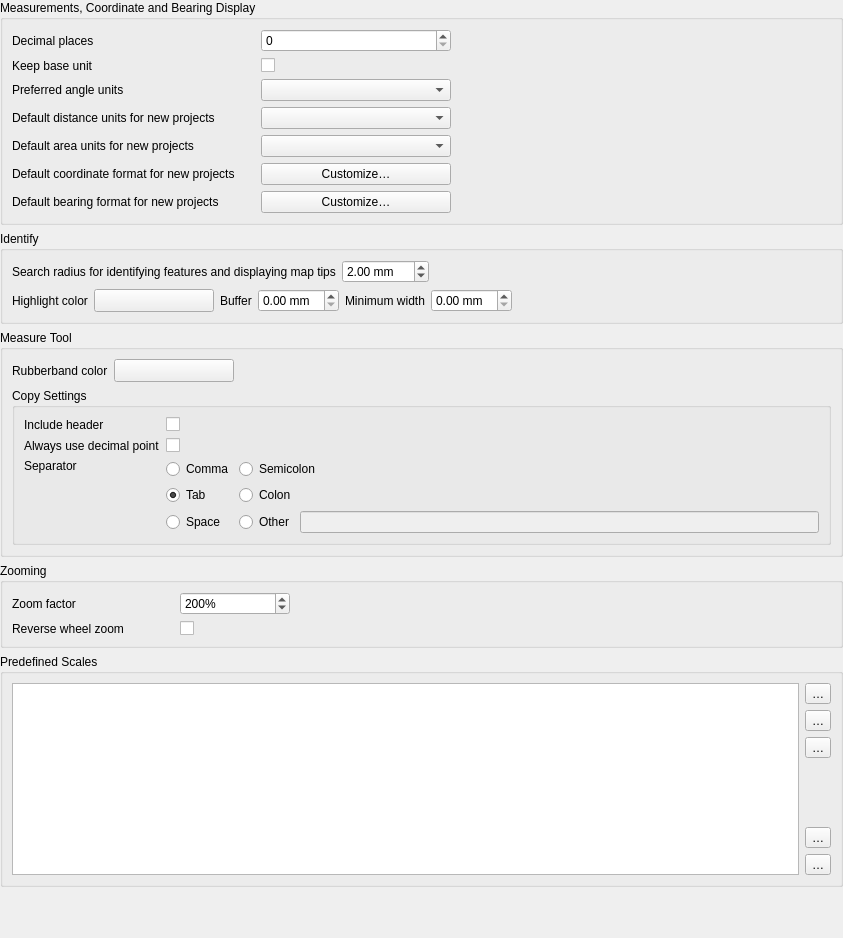
             <widget class="QWidget" name="mOptionsScrollAreaContents_05">
              <property name="geometry">
               <rect>
                <x>0</x>
                <y>0</y>
                <width>843</width>
                <height>938</height>
               </rect>
              </property>
              <layout class="QVBoxLayout" name="verticalLayout_30">
               <property name="leftMargin">
                <number>0</number>
               </property>
               <property name="topMargin">
                <number>0</number>
               </property>
               <property name="rightMargin">
                <number>0</number>
               </property>
               <property name="bottomMargin">
                <number>0</number>
               </property>
               <item>
                <widget class="QgsCollapsibleGroupBox" name="mCoordinateDisplayGroup">
                 <property name="sizePolicy">
                  <sizepolicy hsizetype="Preferred" vsizetype="Maximum">
                   <horstretch>0</horstretch>
                   <verstretch>0</verstretch>
                  </sizepolicy>
                 </property>
                 <property name="title">
                  <string>Measurements, Coordinate and Bearing Display</string>
                 </property>
                 <property name="syncGroup" stdset="0">
                  <string notr="true">projgeneral</string>
                 </property>
                 <layout class="QGridLayout" name="gridLayout_30" columnstretch="0,0,3,6">
                  <item row="4" column="0">
                   <widget class="QLabel" name="textLabel1_11">
                    <property name="text">
                     <string>Default distance units for new projects</string>
                    </property>
                   </widget>
                  </item>
                  <item row="7" column="0">
                   <widget class="QLabel" name="label_72">
                    <property name="text">
                     <string>Default coordinate format for new projects</string>
                    </property>
                   </widget>
                  </item>
                  <item row="7" column="2">
                   <widget class="QPushButton" name="mCustomizeCoordinateFormatButton">
                    <property name="text">
                     <string>Customize…</string>
                    </property>
                   </widget>
                  </item>
                  <item row="4" column="2">
                   <widget class="QComboBox" name="mDistanceUnitsComboBox"/>
                  </item>
                  <item row="0" column="0">
                   <widget class="QLabel" name="label_12">
                    <property name="text">
                     <string>Decimal places</string>
                    </property>
                   </widget>
                  </item>
                  <item row="0" column="2">
                   <widget class="QgsSpinBox" name="mDecimalPlacesSpinBox"/>
                  </item>
                  <item row="5" column="2">
                   <widget class="QComboBox" name="mAreaUnitsComboBox"/>
                  </item>
                  <item row="1" column="0">
                   <widget class="QLabel" name="label_13">
                    <property name="toolTip">
                     <string>If unchecked large numbers will be converted from m. to km. and from ft. to miles</string>
                    </property>
                    <property name="text">
                     <string>Keep base unit</string>
                    </property>
                   </widget>
                  </item>
                  <item row="1" column="2">
                   <widget class="QCheckBox" name="mKeepBaseUnitCheckBox">
                    <property name="text">
                     <string/>
                    </property>
                   </widget>
                  </item>
                  <item row="5" column="0">
                   <widget class="QLabel" name="textLabel1_14">
                    <property name="text">
                     <string>Default area units for new projects</string>
                    </property>
                   </widget>
                  </item>
                  <item row="8" column="0">
                   <widget class="QLabel" name="label_69">
                    <property name="text">
                     <string>Default bearing format for new projects</string>
                    </property>
                   </widget>
                  </item>
                  <item row="8" column="1">
                   <spacer name="horizontalSpacer_11">
                    <property name="orientation">
                     <enum>Qt::Orientation::Horizontal</enum>
                    </property>
                    <property name="sizeType">
                     <enum>QSizePolicy::Policy::Maximum</enum>
                    </property>
                    <property name="sizeHint" stdset="0">
                     <size>
                      <width>20</width>
                      <height>20</height>
                     </size>
                    </property>
                   </spacer>
                  </item>
                  <item row="8" column="2">
                   <widget class="QPushButton" name="mCustomizeBearingFormatButton">
                    <property name="text">
                     <string>Customize…</string>
                    </property>
                   </widget>
                  </item>
                  <item row="8" column="3">
                   <spacer name="horizontalSpacer_10">
                    <property name="orientation">
                     <enum>Qt::Orientation::Horizontal</enum>
                    </property>
                    <property name="sizeHint" stdset="0">
                     <size>
                      <width>40</width>
                      <height>20</height>
                     </size>
                    </property>
                   </spacer>
                  </item>
                  <item row="2" column="0">
                   <widget class="QLabel" name="mAngleUnitsLabel">
                    <property name="toolTip">
                     <string>Specifies the angle unit to use in the current and new projects.</string>
                    </property>
                    <property name="text">
                     <string>Preferred angle units</string>
                    </property>
                   </widget>
                  </item>
                  <item row="2" column="2">
                   <widget class="QComboBox" name="mAngleUnitsComboBox"/>
                  </item>
                 </layout>
                </widget>
               </item>
               <item>
                <widget class="QgsCollapsibleGroupBox" name="mIdentifyGroupBox">
                 <property name="title">
                  <string>Identify</string>
                 </property>
                 <layout class="QVBoxLayout" name="verticalLayout_37">
                  <item>
                   <layout class="QHBoxLayout" name="mIdentifyRadiusHorizontalLayout">
                    <item>
                     <widget class="QLabel" name="textLabel1_3">
                      <property name="text">
                       <string>Search radius for identifying features and displaying map tips</string>
                      </property>
                     </widget>
                    </item>
                    <item>
                     <widget class="QgsDoubleSpinBox" name="spinBoxIdentifyValue">
                      <property name="suffix">
                       <string> mm</string>
                      </property>
                      <property name="maximum">
                       <double>100.000000000000000</double>
                      </property>
                      <property name="singleStep">
                       <double>1.000000000000000</double>
                      </property>
                      <property name="value">
                       <double>2.000000000000000</double>
                      </property>
                     </widget>
                    </item>
                    <item>
                     <spacer name="horizontalSpacer_44">
                      <property name="orientation">
                       <enum>Qt::Orientation::Horizontal</enum>
                      </property>
                      <property name="sizeHint" stdset="0">
                       <size>
                        <width>40</width>
                        <height>20</height>
                       </size>
                      </property>
                     </spacer>
                    </item>
                   </layout>
                  </item>
                  <item>
                   <layout class="QHBoxLayout" name="mIdentifyHighlightHorizontalLayout">
                    <item>
                     <widget class="QLabel" name="mIdentifyHighlighColorLabel">
                      <property name="text">
                       <string>Highlight color</string>
                      </property>
                     </widget>
                    </item>
                    <item>
                     <widget class="QgsColorButton" name="mIdentifyHighlightColorButton">
                      <property name="sizePolicy">
                       <sizepolicy hsizetype="Fixed" vsizetype="Fixed">
                        <horstretch>0</horstretch>
                        <verstretch>0</verstretch>
                       </sizepolicy>
                      </property>
                      <property name="minimumSize">
                       <size>
                        <width>120</width>
                        <height>0</height>
                       </size>
                      </property>
                      <property name="maximumSize">
                       <size>
                        <width>120</width>
                        <height>16777215</height>
                       </size>
                      </property>
                      <property name="toolTip">
                       <string>&lt;html&gt;&lt;head/&gt;&lt;body&gt;&lt;p&gt;The color used to highlight identified feature. The alpha channel is only used for polygons fill, lines and outlines are fully opaque.&lt;/p&gt;&lt;/body&gt;&lt;/html&gt;</string>
                      </property>
                      <property name="text">
                       <string/>
                      </property>
                     </widget>
                    </item>
                    <item>
                     <widget class="QLabel" name="mIdentifyHighlightBufferLabel">
                      <property name="toolTip">
                       <string/>
                      </property>
                      <property name="text">
                       <string>Buffer</string>
                      </property>
                     </widget>
                    </item>
                    <item>
                     <widget class="QgsDoubleSpinBox" name="mIdentifyHighlightBufferSpinBox">
                      <property name="toolTip">
                       <string>Lines / outlines buffer in millimeters.</string>
                      </property>
                      <property name="suffix">
                       <string> mm</string>
                      </property>
                     </widget>
                    </item>
                    <item>
                     <widget class="QLabel" name="mIdentifyHighlightMinWidthLabel">
                      <property name="toolTip">
                       <string/>
                      </property>
                      <property name="text">
                       <string>Minimum width</string>
                      </property>
                     </widget>
                    </item>
                    <item>
                     <widget class="QgsDoubleSpinBox" name="mIdentifyHighlightMinWidthSpinBox">
                      <property name="toolTip">
                       <string>Minimum line / stroke width in millimeters.</string>
                      </property>
                      <property name="suffix">
                       <string> mm</string>
                      </property>
                     </widget>
                    </item>
                    <item>
                     <spacer name="horizontalSpacer_45">
                      <property name="orientation">
                       <enum>Qt::Orientation::Horizontal</enum>
                      </property>
                      <property name="sizeHint" stdset="0">
                       <size>
                        <width>40</width>
                        <height>20</height>
                       </size>
                      </property>
                     </spacer>
                    </item>
                   </layout>
                  </item>
                 </layout>
                </widget>
               </item>
               <item>
                <widget class="QgsCollapsibleGroupBox" name="mMeasureToolGroupBox">
                 <property name="title">
                  <string>Measure Tool</string>
                 </property>
                 <layout class="QGridLayout" name="gridLayout_21">
                  <item row="0" column="2">
                   <spacer name="horizontalSpacer_12">
                    <property name="orientation">
                     <enum>Qt::Orientation::Horizontal</enum>
                    </property>
                    <property name="sizeHint" stdset="0">
                     <size>
                      <width>191</width>
                      <height>20</height>
                     </size>
                    </property>
                   </spacer>
                  </item>
                  <item row="0" column="0">
                   <widget class="QLabel" name="textLabel1_10">
                    <property name="text">
                     <string>Rubberband color</string>
                    </property>
                   </widget>
                  </item>
                  <item row="0" column="1">
                   <widget class="QgsColorButton" name="pbnMeasureColor">
                    <property name="sizePolicy">
                     <sizepolicy hsizetype="Fixed" vsizetype="Fixed">
                      <horstretch>0</horstretch>
                      <verstretch>0</verstretch>
                     </sizepolicy>
                    </property>
                    <property name="minimumSize">
                     <size>
                      <width>120</width>
                      <height>0</height>
                     </size>
                    </property>
                    <property name="maximumSize">
                     <size>
                      <width>120</width>
                      <height>16777215</height>
                     </size>
                    </property>
                    <property name="text">
                     <string/>
                    </property>
                   </widget>
                  </item>
                  <item row="3" column="0" colspan="3">
                   <widget class="QgsCollapsibleGroupBox" name="mMeasureToolCopySettingsGroupBox">
                    <property name="title">
                     <string>Copy Settings</string>
                    </property>
                    <layout class="QGridLayout" name="gridLayout_20">
                     <item row="0" column="0">
                      <widget class="QLabel" name="label_22">
                       <property name="text">
                        <string>Include header</string>
                       </property>
                      </widget>
                     </item>
                     <item row="2" column="0">
                      <widget class="QLabel" name="label_23">
                       <property name="text">
                        <string>Separator</string>
                       </property>
                       <property name="alignment">
                        <set>Qt::AlignmentFlag::AlignLeading|Qt::AlignmentFlag::AlignLeft|Qt::AlignmentFlag::AlignTop</set>
                       </property>
                      </widget>
                     </item>
                     <item row="1" column="1">
                      <widget class="QCheckBox" name="mAlwaysUseDecimalPoint">
                       <property name="text">
                        <string/>
                       </property>
                      </widget>
                     </item>
                     <item row="2" column="1">
                      <layout class="QGridLayout" name="gridLayout_6">
                       <item row="0" column="0">
                        <widget class="QRadioButton" name="mSeparatorComma">
                         <property name="text">
                          <string>Comma</string>
                         </property>
                        </widget>
                       </item>
                       <item row="2" column="0">
                        <widget class="QRadioButton" name="mSeparatorSpace">
                         <property name="text">
                          <string>Space</string>
                         </property>
                        </widget>
                       </item>
                       <item row="1" column="1">
                        <widget class="QRadioButton" name="mSeparatorColon">
                         <property name="text">
                          <string>Colon</string>
                         </property>
                        </widget>
                       </item>
                       <item row="0" column="1">
                        <widget class="QRadioButton" name="mSeparatorSemicolon">
                         <property name="text">
                          <string>Semicolon</string>
                         </property>
                        </widget>
                       </item>
                       <item row="1" column="0">
                        <widget class="QRadioButton" name="mSeparatorTab">
                         <property name="text">
                          <string>Tab</string>
                         </property>
                         <property name="checked">
                          <bool>true</bool>
                         </property>
                        </widget>
                       </item>
                       <item row="2" column="1">
                        <layout class="QHBoxLayout" name="horizontalLayout_3">
                         <item>
                          <widget class="QRadioButton" name="mSeparatorOther">
                           <property name="text">
                            <string>Other</string>
                           </property>
                          </widget>
                         </item>
                         <item>
                          <widget class="QLineEdit" name="mSeparatorCustom">
                           <property name="enabled">
                            <bool>false</bool>
                           </property>
                           <property name="sizePolicy">
                            <sizepolicy hsizetype="Expanding" vsizetype="Fixed">
                             <horstretch>0</horstretch>
                             <verstretch>0</verstretch>
                            </sizepolicy>
                           </property>
                           <property name="maxLength">
                            <number>3</number>
                           </property>
                          </widget>
                         </item>
                        </layout>
                       </item>
                      </layout>
                     </item>
                     <item row="0" column="1">
                      <widget class="QCheckBox" name="mIncludeHeader">
                       <property name="text">
                        <string/>
                       </property>
                      </widget>
                     </item>
                     <item row="1" column="0">
                      <widget class="QLabel" name="label_24">
                       <property name="toolTip">
                        <string>Use a dot as the decimal separator, even if the current locale uses a different character</string>
                       </property>
                       <property name="text">
                        <string>Always use decimal point</string>
                       </property>
                      </widget>
                     </item>
                    </layout>
                   </widget>
                  </item>
                 </layout>
                </widget>
               </item>
               <item>
                <widget class="QgsCollapsibleGroupBox" name="mZoomingGroupBox">
                 <property name="title">
                  <string>Zooming</string>
                 </property>
                 <layout class="QGridLayout" name="_8">
                  <item row="0" column="0">
                   <widget class="QLabel" name="label_3">
                    <property name="text">
                     <string>Zoom factor</string>
                    </property>
                   </widget>
                  </item>
                  <item row="0" column="1">
                   <spacer name="horizontalSpacer_110">
                    <property name="orientation">
                     <enum>Qt::Orientation::Horizontal</enum>
                    </property>
                    <property name="sizeType">
                     <enum>QSizePolicy::Policy::Maximum</enum>
                    </property>
                    <property name="sizeHint" stdset="0">
                     <size>
                      <width>50</width>
                      <height>20</height>
                     </size>
                    </property>
                   </spacer>
                  </item>
                  <item row="0" column="2">
                   <widget class="QgsSpinBox" name="spinZoomFactor">
                    <property name="sizePolicy">
                     <sizepolicy hsizetype="Expanding" vsizetype="Fixed">
                      <horstretch>0</horstretch>
                      <verstretch>0</verstretch>
                     </sizepolicy>
                    </property>
                    <property name="maximumSize">
                     <size>
                      <width>110</width>
                      <height>16777215</height>
                     </size>
                    </property>
                    <property name="toolTip">
                     <string>Specifies the change in zoom level with each move of the mouse wheel.
The bigger the number, the faster zooming with the mouse wheel will be.</string>
                    </property>
                    <property name="suffix">
                     <string>%</string>
                    </property>
                    <property name="minimum">
                     <number>100</number>
                    </property>
                    <property name="maximum">
                     <number>1000</number>
                    </property>
                    <property name="singleStep">
                     <number>10</number>
                    </property>
                    <property name="value">
                     <number>200</number>
                    </property>
                    <property name="showClearButton" stdset="0">
                     <bool>true</bool>
                    </property>
                   </widget>
                  </item>
                  <item row="0" column="3">
                   <spacer name="horizontalSpacer_100">
                    <property name="orientation">
                     <enum>Qt::Orientation::Horizontal</enum>
                    </property>
                    <property name="sizeHint" stdset="0">
                     <size>
                      <width>40</width>
                      <height>20</height>
                     </size>
                    </property>
                   </spacer>
                  </item>
                  <item row="1" column="0">
                   <widget class="QLabel" name="label_21">
                    <property name="text">
                     <string>Reverse wheel zoom</string>
                    </property>
                   </widget>
                  </item>
                  <item row="1" column="2">
                   <widget class="QCheckBox" name="reverseWheelZoom">
                    <property name="text">
                     <string/>
                    </property>
                   </widget>
                  </item>
                 </layout>
                </widget>
               </item>
               <item>
                <widget class="QgsCollapsibleGroupBox" name="mPredefinedScalesGroupBox">
                 <property name="title">
                  <string>Predefined Scales</string>
                 </property>
                 <layout class="QGridLayout" name="gridLayout_26">
                  <item row="0" column="0">
                   <widget class="QListWidget" name="mListGlobalScales"/>
                  </item>
                  <item row="0" column="1">
                   <layout class="QVBoxLayout" name="verticalLayout_13">
                    <item>
                     <widget class="QToolButton" name="pbnAddScale">
                      <property name="toolTip">
                       <string>Add predefined scale</string>
                      </property>
                      <property name="text">
                       <string>…</string>
                      </property>
                      <property name="icon">
                       <iconset resource="../../images/images.qrc">
                        <normaloff>:/images/themes/default/symbologyAdd.svg</normaloff>:/images/themes/default/symbologyAdd.svg</iconset>
                      </property>
                     </widget>
                    </item>
                    <item>
                     <widget class="QToolButton" name="pbnRemoveScale">
                      <property name="toolTip">
                       <string>Remove selected scale</string>
                      </property>
                      <property name="text">
                       <string>…</string>
                      </property>
                      <property name="icon">
                       <iconset resource="../../images/images.qrc">
                        <normaloff>:/images/themes/default/symbologyRemove.svg</normaloff>:/images/themes/default/symbologyRemove.svg</iconset>
                      </property>
                     </widget>
                    </item>
                    <item>
                     <widget class="QToolButton" name="pbnDefaultScaleValues">
                      <property name="toolTip">
                       <string>Reset to default scales</string>
                      </property>
                      <property name="text">
                       <string>…</string>
                      </property>
                      <property name="icon">
                       <iconset resource="../../images/images.qrc">
                        <normaloff>:/images/themes/default/mActionUndo.svg</normaloff>:/images/themes/default/mActionUndo.svg</iconset>
                      </property>
                     </widget>
                    </item>
                    <item>
                     <spacer name="verticalSpacer_7">
                      <property name="orientation">
                       <enum>Qt::Orientation::Vertical</enum>
                      </property>
                      <property name="sizeHint" stdset="0">
                       <size>
                        <width>20</width>
                        <height>40</height>
                       </size>
                      </property>
                     </spacer>
                    </item>
                    <item>
                     <widget class="QToolButton" name="pbnImportScales">
                      <property name="toolTip">
                       <string>Import from file</string>
                      </property>
                      <property name="text">
                       <string>…</string>
                      </property>
                      <property name="icon">
                       <iconset resource="../../images/images.qrc">
                        <normaloff>:/images/themes/default/mActionFileOpen.svg</normaloff>:/images/themes/default/mActionFileOpen.svg</iconset>
                      </property>
                     </widget>
                    </item>
                    <item>
                     <widget class="QToolButton" name="pbnExportScales">
                      <property name="toolTip">
                       <string>Export to file</string>
                      </property>
                      <property name="text">
                       <string>…</string>
                      </property>
                      <property name="icon">
                       <iconset resource="../../images/images.qrc">
                        <normaloff>:/images/themes/default/mActionFileSave.svg</normaloff>:/images/themes/default/mActionFileSave.svg</iconset>
                      </property>
                     </widget>
                    </item>
                   </layout>
                  </item>
                 </layout>
                </widget>
               </item>
               <item>
                <spacer name="verticalSpacer_3">
                 <property name="orientation">
                  <enum>Qt::Orientation::Vertical</enum>
                 </property>
                 <property name="sizeHint" stdset="0">
                  <size>
                   <width>20</width>
                   <height>0</height>
                  </size>
                 </property>
                </spacer>
               </item>
              </layout>
             </widget>
